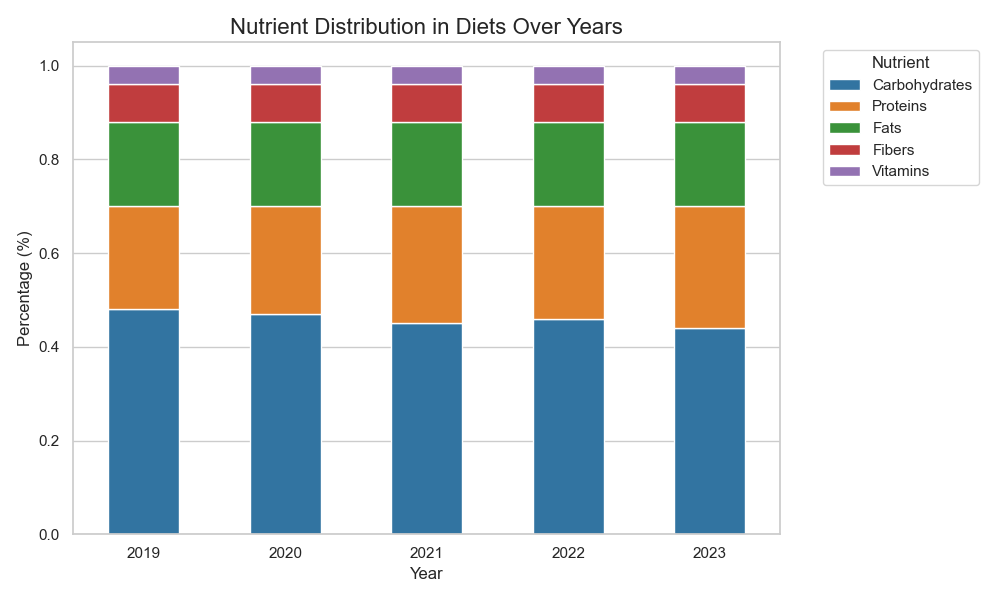

This figure's Python source:

import seaborn as sns
import matplotlib.pyplot as plt
import pandas as pd

data = [
    {'Year': 2019, 'Carbohydrates': '48%', 'Proteins': '22%', 'Fats': '18%', 'Fibers': '8%', 'Vitamins': '4%'},
    {'Year': 2020, 'Carbohydrates': '47%', 'Proteins': '23%', 'Fats': '18%', 'Fibers': '8%', 'Vitamins': '4%'},
    {'Year': 2021, 'Carbohydrates': '45%', 'Proteins': '25%', 'Fats': '18%', 'Fibers': '8%', 'Vitamins': '4%'},
    {'Year': 2022, 'Carbohydrates': '46%', 'Proteins': '24%', 'Fats': '18%', 'Fibers': '8%', 'Vitamins': '4%'},
    {'Year': 2023, 'Carbohydrates': '44%', 'Proteins': '26%', 'Fats': '18%', 'Fibers': '8%', 'Vitamins': '4%'}
]

df = pd.DataFrame(data)

for col in df.columns[1:]:
    df[col] = df[col].str.rstrip('%').astype('float') / 100

df_long = df.melt(id_vars='Year', var_name='Nutrient', value_name='Percentage')
df_long['Bottom'] = df_long.groupby('Year')['Percentage'].cumsum() - df_long['Percentage']

plt.figure(figsize=(10, 6))

colors = ['#1f77b4', '#ff7f0e', '#2ca02c', '#d62728', '#9467bd']

for i, nutrient in enumerate(df.columns[1:]):
    sns.barplot(
        data=df_long[df_long['Nutrient'] == nutrient],
        x='Year',
        y='Percentage',
        color=colors[i],
        label=nutrient,
        bottom=df_long[df_long['Nutrient'] == nutrient]['Bottom'],
        width=0.5
    )

plt.title('Nutrient Distribution in Diets Over Years', fontsize=16)
plt.ylabel('Percentage (%)', fontsize=12)
plt.xlabel('Year', fontsize=12)

plt.legend(title='Nutrient', bbox_to_anchor=(1.05, 1), loc='upper left')

plt.tight_layout()
plt.show()
